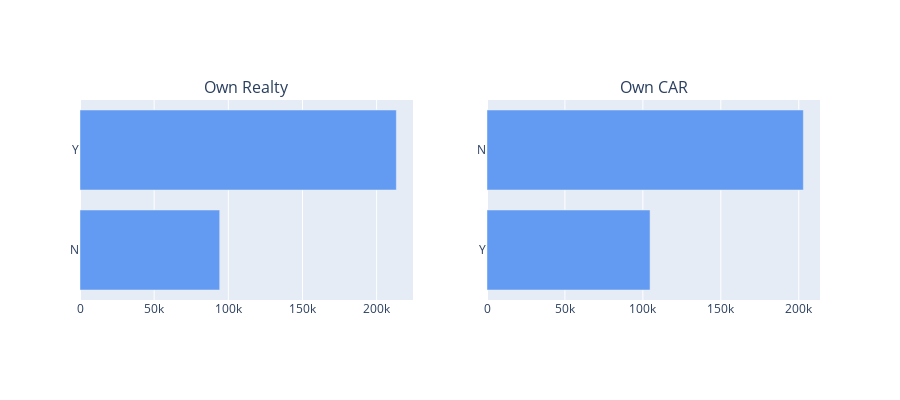
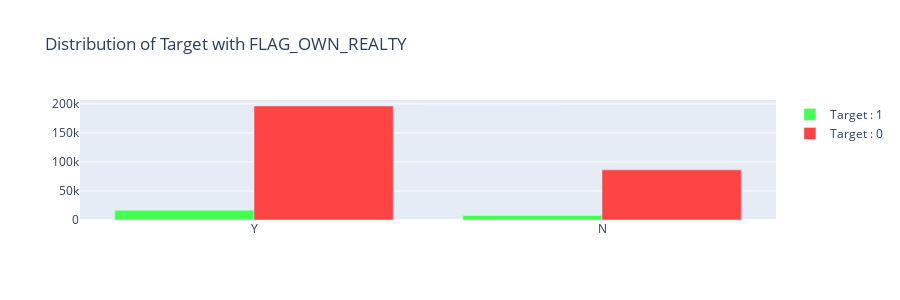
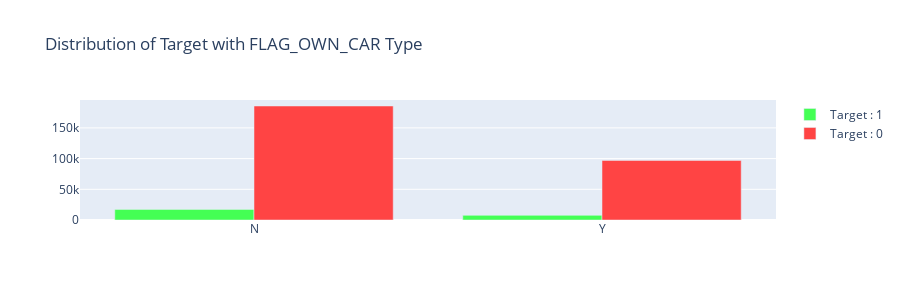

The cell these charts' notebook holds for them, in order:
### Code cell
tr1 = bar_hor(app_train, "FLAG_OWN_REALTY", "Distribution of FLAG_OWN_REALTY" ,"#639af2", w=700, lm=100, return_trace= True)
tr2 = bar_hor(app_train, "FLAG_OWN_CAR", "Distribution of FLAG_OWN_CAR" ,"#639af2", w=700, lm=100, return_trace = True)

fig = tools.make_subplots(rows=1, cols=2, print_grid=False, subplot_titles = ['Own Realty' , 'Own CAR'])
fig.append_trace(tr1, 1, 1);
fig.append_trace(tr2, 1, 2);
fig['layout'].update(height=400, showlegend=False, margin=dict(b=100));
iplot(fig);


gp('FLAG_OWN_REALTY', 'Distribution of Target with FLAG_OWN_REALTY')
gp('FLAG_OWN_CAR', 'Distribution of Target with FLAG_OWN_CAR Type')

### Figure 1 — Plotly figure (JSON) as saved in the notebook; plotly's stock layout.template omitted (floating-point values rounded to 4 significant figures)
{"data": [{"marker": {"color": "#639af2"}, "orientation": "h", "type": "bar", "x": [94199, 213312], "xaxis": "x", "y": ["N", "Y"], "yaxis": "y"}, {"marker": {"color": "#639af2"}, "orientation": "h", "type": "bar", "x": [104587, 202924], "xaxis": "x2", "y": ["Y", "N"], "yaxis": "y2"}], "layout": {"annotations": [{"font": {"size": 16}, "showarrow": false, "text": "Own Realty", "x": 0.225, "xanchor": "center", "xref": "paper", "y": 1, "yanchor": "bottom", "yref": "paper"}, {"font": {"size": 16}, "showarrow": false, "text": "Own CAR", "x": 0.775, "xanchor": "center", "xref": "paper", "y": 1, "yanchor": "bottom", "yref": "paper"}], "height": 400, "margin": {"b": 100}, "showlegend": false, "xaxis": {"anchor": "y", "domain": [0, 0.45]}, "xaxis2": {"anchor": "y2", "domain": [0.55, 1]}, "yaxis": {"anchor": "x", "domain": [0, 1]}, "yaxis2": {"anchor": "x2", "domain": [0, 1]}}}

### Figure 2 — Plotly figure (JSON) as saved in the notebook; plotly's stock layout.template omitted (floating-point values rounded to 4 significant figures)
{"data": [{"marker": {"color": "#44ff54"}, "name": "Target : 1", "type": "bar", "x": ["Y", "N"], "y": [16983, 7842]}, {"marker": {"color": "#ff4444"}, "name": "Target : 0", "type": "bar", "x": ["Y", "N"], "y": [196329, 86357]}], "layout": {"barmode": "group", "height": 300, "title": {"text": "Distribution of Target with FLAG_OWN_REALTY"}}}

### Figure 3 — Plotly figure (JSON) as saved in the notebook; plotly's stock layout.template omitted (floating-point values rounded to 4 significant figures)
{"data": [{"marker": {"color": "#44ff54"}, "name": "Target : 1", "type": "bar", "x": ["N", "Y"], "y": [17249, 7576]}, {"marker": {"color": "#ff4444"}, "name": "Target : 0", "type": "bar", "x": ["N", "Y"], "y": [185675, 97011]}], "layout": {"barmode": "group", "height": 300, "title": {"text": "Distribution of Target with FLAG_OWN_CAR Type"}}}
